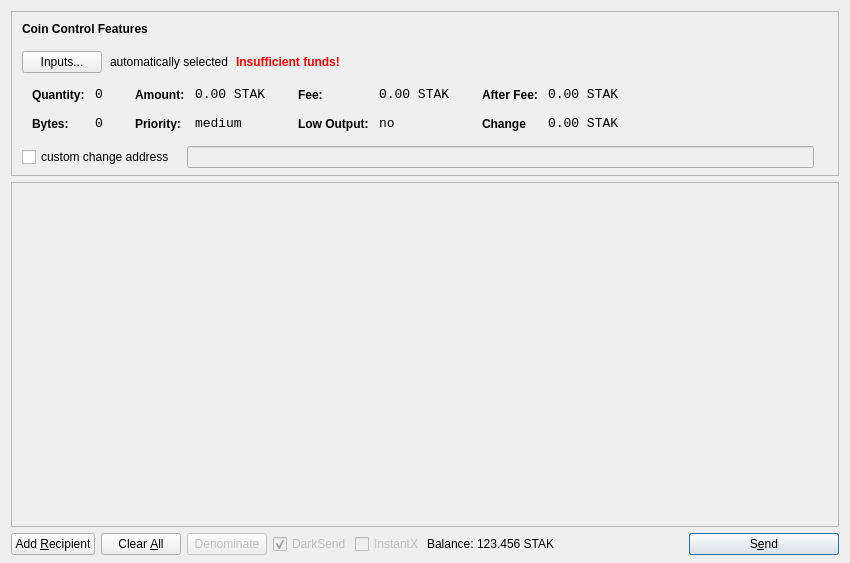
<?xml version="1.0" encoding="UTF-8"?>
<ui version="4.0">
 <class>SendCoinsDialog</class>
 <widget class="QDialog" name="SendCoinsDialog">
  <property name="geometry">
   <rect>
    <x>0</x>
    <y>0</y>
    <width>850</width>
    <height>563</height>
   </rect>
  </property>
  <property name="windowTitle">
   <string>Send Coins</string>
  </property>
  <layout class="QVBoxLayout" name="verticalLayout" stretch="0,1,0">
   <property name="bottomMargin">
    <number>8</number>
   </property>
   <item>
    <widget class="QFrame" name="frameCoinControl">
     <property name="sizePolicy">
      <sizepolicy hsizetype="Expanding" vsizetype="Expanding">
       <horstretch>0</horstretch>
       <verstretch>0</verstretch>
      </sizepolicy>
     </property>
     <property name="maximumSize">
      <size>
       <width>16777215</width>
       <height>16777215</height>
      </size>
     </property>
     <property name="frameShape">
      <enum>QFrame::StyledPanel</enum>
     </property>
     <property name="frameShadow">
      <enum>QFrame::Sunken</enum>
     </property>
     <layout class="QVBoxLayout" name="verticalLayoutCoinControl2">
      <property name="spacing">
       <number>6</number>
      </property>
      <property name="leftMargin">
       <number>0</number>
      </property>
      <property name="topMargin">
       <number>0</number>
      </property>
      <property name="rightMargin">
       <number>0</number>
      </property>
      <property name="bottomMargin">
       <number>6</number>
      </property>
      <item>
       <layout class="QVBoxLayout" name="verticalLayoutCoinControl" stretch="0,0,0,0,1">
        <property name="spacing">
         <number>0</number>
        </property>
        <property name="leftMargin">
         <number>10</number>
        </property>
        <property name="topMargin">
         <number>10</number>
        </property>
        <item>
         <layout class="QHBoxLayout" name="horizontalLayoutCoinControl1">
          <property name="bottomMargin">
           <number>15</number>
          </property>
          <item>
           <widget class="QLabel" name="labelCoinControlFeatures">
            <property name="sizePolicy">
             <sizepolicy hsizetype="Preferred" vsizetype="Maximum">
              <horstretch>0</horstretch>
              <verstretch>0</verstretch>
             </sizepolicy>
            </property>
            <property name="font">
             <font>
              <weight>75</weight>
              <bold>true</bold>
             </font>
            </property>
            <property name="styleSheet">
             <string notr="true">font-weight:bold;</string>
            </property>
            <property name="text">
             <string>Coin Control Features</string>
            </property>
           </widget>
          </item>
         </layout>
        </item>
        <item>
         <layout class="QHBoxLayout" name="horizontalLayoutCoinControl2" stretch="0,0,0,0">
          <property name="spacing">
           <number>8</number>
          </property>
          <property name="bottomMargin">
           <number>10</number>
          </property>
          <item>
           <widget class="QPushButton" name="pushButtonCoinControl">
            <property name="styleSheet">
             <string notr="true"/>
            </property>
            <property name="text">
             <string>Inputs...</string>
            </property>
           </widget>
          </item>
          <item>
           <widget class="QLabel" name="labelCoinControlAutomaticallySelected">
            <property name="text">
             <string>automatically selected</string>
            </property>
            <property name="margin">
             <number>5</number>
            </property>
           </widget>
          </item>
          <item>
           <widget class="QLabel" name="labelCoinControlInsuffFunds">
            <property name="font">
             <font>
              <weight>75</weight>
              <bold>true</bold>
             </font>
            </property>
            <property name="styleSheet">
             <string notr="true">color:red;font-weight:bold;</string>
            </property>
            <property name="text">
             <string>Insufficient funds!</string>
            </property>
            <property name="margin">
             <number>5</number>
            </property>
           </widget>
          </item>
          <item>
           <spacer name="horizontalSpacerCoinControl">
            <property name="orientation">
             <enum>Qt::Horizontal</enum>
            </property>
            <property name="sizeHint" stdset="0">
             <size>
              <width>40</width>
              <height>1</height>
             </size>
            </property>
           </spacer>
          </item>
         </layout>
        </item>
        <item>
         <widget class="QWidget" name="widgetCoinControl" native="true">
          <property name="sizePolicy">
           <sizepolicy hsizetype="Preferred" vsizetype="Preferred">
            <horstretch>0</horstretch>
            <verstretch>0</verstretch>
           </sizepolicy>
          </property>
          <property name="minimumSize">
           <size>
            <width>0</width>
            <height>0</height>
           </size>
          </property>
          <property name="styleSheet">
           <string notr="true"/>
          </property>
          <layout class="QHBoxLayout" name="horizontalLayoutCoinControl5">
           <property name="margin">
            <number>0</number>
           </property>
           <item>
            <layout class="QHBoxLayout" name="horizontalLayoutCoinControl3" stretch="0,0,0,1">
             <property name="spacing">
              <number>20</number>
             </property>
             <property name="topMargin">
              <number>0</number>
             </property>
             <property name="bottomMargin">
              <number>10</number>
             </property>
             <item>
              <layout class="QFormLayout" name="formLayoutCoinControl1">
               <property name="horizontalSpacing">
                <number>10</number>
               </property>
               <property name="verticalSpacing">
                <number>14</number>
               </property>
               <property name="leftMargin">
                <number>10</number>
               </property>
               <property name="topMargin">
                <number>4</number>
               </property>
               <property name="rightMargin">
                <number>6</number>
               </property>
               <item row="0" column="0">
                <widget class="QLabel" name="labelCoinControlQuantityText">
                 <property name="styleSheet">
                  <string notr="true">font-weight:bold;</string>
                 </property>
                 <property name="text">
                  <string>Quantity:</string>
                 </property>
                 <property name="margin">
                  <number>0</number>
                 </property>
                </widget>
               </item>
               <item row="0" column="1">
                <widget class="QLabel" name="labelCoinControlQuantity">
                 <property name="font">
                  <font>
                   <family>Monospace</family>
                   <pointsize>10</pointsize>
                  </font>
                 </property>
                 <property name="cursor">
                  <cursorShape>IBeamCursor</cursorShape>
                 </property>
                 <property name="contextMenuPolicy">
                  <enum>Qt::ActionsContextMenu</enum>
                 </property>
                 <property name="text">
                  <string>0</string>
                 </property>
                 <property name="margin">
                  <number>0</number>
                 </property>
                 <property name="textInteractionFlags">
                  <set>Qt::LinksAccessibleByMouse|Qt::TextSelectableByKeyboard|Qt::TextSelectableByMouse</set>
                 </property>
                </widget>
               </item>
               <item row="1" column="0">
                <widget class="QLabel" name="labelCoinControlBytesText">
                 <property name="styleSheet">
                  <string notr="true">font-weight:bold;</string>
                 </property>
                 <property name="text">
                  <string>Bytes:</string>
                 </property>
                </widget>
               </item>
               <item row="1" column="1">
                <widget class="QLabel" name="labelCoinControlBytes">
                 <property name="font">
                  <font>
                   <family>Monospace</family>
                   <pointsize>10</pointsize>
                  </font>
                 </property>
                 <property name="cursor">
                  <cursorShape>IBeamCursor</cursorShape>
                 </property>
                 <property name="contextMenuPolicy">
                  <enum>Qt::ActionsContextMenu</enum>
                 </property>
                 <property name="text">
                  <string>0</string>
                 </property>
                 <property name="textInteractionFlags">
                  <set>Qt::LinksAccessibleByMouse|Qt::TextSelectableByKeyboard|Qt::TextSelectableByMouse</set>
                 </property>
                </widget>
               </item>
              </layout>
             </item>
             <item>
              <layout class="QFormLayout" name="formLayoutCoinControl2">
               <property name="horizontalSpacing">
                <number>10</number>
               </property>
               <property name="verticalSpacing">
                <number>14</number>
               </property>
               <property name="leftMargin">
                <number>6</number>
               </property>
               <property name="topMargin">
                <number>4</number>
               </property>
               <property name="rightMargin">
                <number>6</number>
               </property>
               <item row="0" column="0">
                <widget class="QLabel" name="labelCoinControlAmountText">
                 <property name="styleSheet">
                  <string notr="true">font-weight:bold;</string>
                 </property>
                 <property name="text">
                  <string>Amount:</string>
                 </property>
                 <property name="margin">
                  <number>0</number>
                 </property>
                </widget>
               </item>
               <item row="0" column="1">
                <widget class="QLabel" name="labelCoinControlAmount">
                 <property name="font">
                  <font>
                   <family>Monospace</family>
                   <pointsize>10</pointsize>
                  </font>
                 </property>
                 <property name="cursor">
                  <cursorShape>IBeamCursor</cursorShape>
                 </property>
                 <property name="contextMenuPolicy">
                  <enum>Qt::ActionsContextMenu</enum>
                 </property>
                 <property name="text">
                  <string>0.00 STAK</string>
                 </property>
                 <property name="textInteractionFlags">
                  <set>Qt::LinksAccessibleByMouse|Qt::TextSelectableByKeyboard|Qt::TextSelectableByMouse</set>
                 </property>
                </widget>
               </item>
               <item row="1" column="0">
                <widget class="QLabel" name="labelCoinControlPriorityText">
                 <property name="styleSheet">
                  <string notr="true">font-weight:bold;</string>
                 </property>
                 <property name="text">
                  <string>Priority:</string>
                 </property>
                </widget>
               </item>
               <item row="1" column="1">
                <widget class="QLabel" name="labelCoinControlPriority">
                 <property name="font">
                  <font>
                   <family>Monospace</family>
                   <pointsize>10</pointsize>
                  </font>
                 </property>
                 <property name="cursor">
                  <cursorShape>IBeamCursor</cursorShape>
                 </property>
                 <property name="contextMenuPolicy">
                  <enum>Qt::ActionsContextMenu</enum>
                 </property>
                 <property name="text">
                  <string>medium</string>
                 </property>
                 <property name="textInteractionFlags">
                  <set>Qt::LinksAccessibleByMouse|Qt::TextSelectableByKeyboard|Qt::TextSelectableByMouse</set>
                 </property>
                </widget>
               </item>
              </layout>
             </item>
             <item>
              <layout class="QFormLayout" name="formLayoutCoinControl3">
               <property name="horizontalSpacing">
                <number>10</number>
               </property>
               <property name="verticalSpacing">
                <number>14</number>
               </property>
               <property name="leftMargin">
                <number>6</number>
               </property>
               <property name="topMargin">
                <number>4</number>
               </property>
               <property name="rightMargin">
                <number>6</number>
               </property>
               <item row="0" column="0">
                <widget class="QLabel" name="labelCoinControlFeeText">
                 <property name="styleSheet">
                  <string notr="true">font-weight:bold;</string>
                 </property>
                 <property name="text">
                  <string>Fee:</string>
                 </property>
                 <property name="margin">
                  <number>0</number>
                 </property>
                </widget>
               </item>
               <item row="0" column="1">
                <widget class="QLabel" name="labelCoinControlFee">
                 <property name="font">
                  <font>
                   <family>Monospace</family>
                   <pointsize>10</pointsize>
                  </font>
                 </property>
                 <property name="cursor">
                  <cursorShape>IBeamCursor</cursorShape>
                 </property>
                 <property name="contextMenuPolicy">
                  <enum>Qt::ActionsContextMenu</enum>
                 </property>
                 <property name="text">
                  <string>0.00 STAK</string>
                 </property>
                 <property name="textInteractionFlags">
                  <set>Qt::LinksAccessibleByMouse|Qt::TextSelectableByKeyboard|Qt::TextSelectableByMouse</set>
                 </property>
                </widget>
               </item>
               <item row="1" column="0">
                <widget class="QLabel" name="labelCoinControlLowOutputText">
                 <property name="styleSheet">
                  <string notr="true">font-weight:bold;</string>
                 </property>
                 <property name="text">
                  <string>Low Output:</string>
                 </property>
                </widget>
               </item>
               <item row="1" column="1">
                <widget class="QLabel" name="labelCoinControlLowOutput">
                 <property name="font">
                  <font>
                   <family>Monospace</family>
                   <pointsize>10</pointsize>
                  </font>
                 </property>
                 <property name="cursor">
                  <cursorShape>IBeamCursor</cursorShape>
                 </property>
                 <property name="contextMenuPolicy">
                  <enum>Qt::ActionsContextMenu</enum>
                 </property>
                 <property name="text">
                  <string>no</string>
                 </property>
                 <property name="textInteractionFlags">
                  <set>Qt::LinksAccessibleByMouse|Qt::TextSelectableByKeyboard|Qt::TextSelectableByMouse</set>
                 </property>
                </widget>
               </item>
              </layout>
             </item>
             <item>
              <layout class="QFormLayout" name="formLayoutCoinControl4">
               <property name="horizontalSpacing">
                <number>10</number>
               </property>
               <property name="verticalSpacing">
                <number>14</number>
               </property>
               <property name="leftMargin">
                <number>6</number>
               </property>
               <property name="topMargin">
                <number>4</number>
               </property>
               <property name="rightMargin">
                <number>6</number>
               </property>
               <item row="0" column="0">
                <widget class="QLabel" name="labelCoinControlAfterFeeText">
                 <property name="styleSheet">
                  <string notr="true">font-weight:bold;</string>
                 </property>
                 <property name="text">
                  <string>After Fee:</string>
                 </property>
                 <property name="margin">
                  <number>0</number>
                 </property>
                </widget>
               </item>
               <item row="0" column="1">
                <widget class="QLabel" name="labelCoinControlAfterFee">
                 <property name="font">
                  <font>
                   <family>Monospace</family>
                   <pointsize>10</pointsize>
                  </font>
                 </property>
                 <property name="cursor">
                  <cursorShape>IBeamCursor</cursorShape>
                 </property>
                 <property name="contextMenuPolicy">
                  <enum>Qt::ActionsContextMenu</enum>
                 </property>
                 <property name="text">
                  <string>0.00 STAK</string>
                 </property>
                 <property name="textInteractionFlags">
                  <set>Qt::LinksAccessibleByMouse|Qt::TextSelectableByKeyboard|Qt::TextSelectableByMouse</set>
                 </property>
                </widget>
               </item>
               <item row="1" column="0">
                <widget class="QLabel" name="labelCoinControlChangeText">
                 <property name="styleSheet">
                  <string notr="true">font-weight:bold;</string>
                 </property>
                 <property name="text">
                  <string>Change</string>
                 </property>
                </widget>
               </item>
               <item row="1" column="1">
                <widget class="QLabel" name="labelCoinControlChange">
                 <property name="font">
                  <font>
                   <family>Monospace</family>
                   <pointsize>10</pointsize>
                  </font>
                 </property>
                 <property name="cursor">
                  <cursorShape>IBeamCursor</cursorShape>
                 </property>
                 <property name="contextMenuPolicy">
                  <enum>Qt::ActionsContextMenu</enum>
                 </property>
                 <property name="text">
                  <string>0.00 STAK</string>
                 </property>
                 <property name="textInteractionFlags">
                  <set>Qt::LinksAccessibleByMouse|Qt::TextSelectableByKeyboard|Qt::TextSelectableByMouse</set>
                 </property>
                </widget>
               </item>
              </layout>
             </item>
            </layout>
           </item>
          </layout>
         </widget>
        </item>
        <item>
         <layout class="QHBoxLayout" name="horizontalLayoutCoinControl4" stretch="0,0,0">
          <property name="spacing">
           <number>12</number>
          </property>
          <property name="sizeConstraint">
           <enum>QLayout::SetDefaultConstraint</enum>
          </property>
          <property name="topMargin">
           <number>5</number>
          </property>
          <property name="rightMargin">
           <number>5</number>
          </property>
          <item>
           <widget class="QCheckBox" name="checkBoxCoinControlChange">
            <property name="text">
             <string>custom change address</string>
            </property>
           </widget>
          </item>
          <item>
           <widget class="QLineEdit" name="lineEditCoinControlChange">
            <property name="enabled">
             <bool>false</bool>
            </property>
            <property name="sizePolicy">
             <sizepolicy hsizetype="Expanding" vsizetype="Fixed">
              <horstretch>0</horstretch>
              <verstretch>0</verstretch>
             </sizepolicy>
            </property>
           </widget>
          </item>
          <item>
           <widget class="QLabel" name="labelCoinControlChangeLabel">
            <property name="sizePolicy">
             <sizepolicy hsizetype="Preferred" vsizetype="Expanding">
              <horstretch>0</horstretch>
              <verstretch>0</verstretch>
             </sizepolicy>
            </property>
            <property name="minimumSize">
             <size>
              <width>0</width>
              <height>0</height>
             </size>
            </property>
            <property name="text">
             <string/>
            </property>
            <property name="margin">
             <number>3</number>
            </property>
           </widget>
          </item>
         </layout>
        </item>
        <item>
         <spacer name="verticalSpacerCoinControl">
          <property name="orientation">
           <enum>Qt::Vertical</enum>
          </property>
          <property name="sizeHint" stdset="0">
           <size>
            <width>800</width>
            <height>1</height>
           </size>
          </property>
         </spacer>
        </item>
       </layout>
      </item>
     </layout>
    </widget>
   </item>
   <item>
    <widget class="QScrollArea" name="scrollArea">
     <property name="widgetResizable">
      <bool>true</bool>
     </property>
     <widget class="QWidget" name="scrollAreaWidgetContents">
      <property name="geometry">
       <rect>
        <x>0</x>
        <y>0</y>
        <width>830</width>
        <height>335</height>
       </rect>
      </property>
      <layout class="QVBoxLayout" name="verticalLayout_2">
       <property name="margin">
        <number>0</number>
       </property>
       <item>
        <layout class="QVBoxLayout" name="entries">
         <property name="spacing">
          <number>6</number>
         </property>
        </layout>
       </item>
       <item>
        <spacer name="verticalSpacer">
         <property name="orientation">
          <enum>Qt::Vertical</enum>
         </property>
         <property name="sizeHint" stdset="0">
          <size>
           <width>20</width>
           <height>40</height>
          </size>
         </property>
        </spacer>
       </item>
      </layout>
     </widget>
    </widget>
   </item>
   <item>
    <layout class="QHBoxLayout" name="horizontalLayout">
     <item>
      <widget class="QPushButton" name="addButton">
       <property name="toolTip">
        <string>Send to multiple recipients at once</string>
       </property>
       <property name="text">
        <string>Add &amp;Recipient</string>
       </property>
       <property name="icon">
        <iconset resource="../bitcoin.qrc">
         <normaloff>:/icons/add</normaloff>:/icons/add</iconset>
       </property>
       <property name="autoDefault">
        <bool>false</bool>
       </property>
      </widget>
     </item>
     <item>
      <widget class="QPushButton" name="clearButton">
       <property name="sizePolicy">
        <sizepolicy hsizetype="Minimum" vsizetype="Fixed">
         <horstretch>0</horstretch>
         <verstretch>0</verstretch>
        </sizepolicy>
       </property>
       <property name="toolTip">
        <string>Remove all transaction fields</string>
       </property>
       <property name="text">
        <string>Clear &amp;All</string>
       </property>
       <property name="icon">
        <iconset resource="../bitcoin.qrc">
         <normaloff>:/icons/remove</normaloff>:/icons/remove</iconset>
       </property>
       <property name="autoRepeatDelay">
        <number>300</number>
       </property>
       <property name="autoDefault">
        <bool>false</bool>
       </property>
      </widget>
     </item>
     <item>
      <widget class="QPushButton" name="denominateButton">
       <property name="enabled">
        <bool>false</bool>
       </property>
       <property name="sizePolicy">
        <sizepolicy hsizetype="Minimum" vsizetype="Fixed">
         <horstretch>0</horstretch>
         <verstretch>0</verstretch>
        </sizepolicy>
       </property>
       <property name="toolTip">
        <string>Create inputs compatible with DarkSend</string>
       </property>
       <property name="text">
        <string>Denominate</string>
       </property>
       <property name="icon">
        <iconset resource="../bitcoin.qrc">
         <normaloff>:/icons/denominate</normaloff>:/icons/denominate</iconset>
       </property>
       <property name="autoRepeatDelay">
        <number>300</number>
       </property>
       <property name="autoDefault">
        <bool>false</bool>
       </property>
      </widget>
     </item>
     <item>
      <layout class="QHBoxLayout" name="horizontalLayout_2">
       <property name="spacing">
        <number>3</number>
       </property>
       <item>
        <widget class="QCheckBox" name="checkUseDarksend">
         <property name="enabled">
          <bool>false</bool>
         </property>
         <property name="text">
          <string>DarkSend</string>
         </property>
         <property name="checked">
          <bool>true</bool>
         </property>
        </widget>
       </item>
       <item>
        <widget class="QCheckBox" name="checkInstantX">
         <property name="enabled">
          <bool>false</bool>
         </property>
         <property name="text">
          <string>InstantX</string>
         </property>
        </widget>
       </item>
       <item>
        <widget class="QLabel" name="label">
         <property name="sizePolicy">
          <sizepolicy hsizetype="Preferred" vsizetype="Fixed">
           <horstretch>0</horstretch>
           <verstretch>0</verstretch>
          </sizepolicy>
         </property>
         <property name="text">
          <string>Balance:</string>
         </property>
        </widget>
       </item>
       <item>
        <widget class="QLabel" name="labelBalance">
         <property name="sizePolicy">
          <sizepolicy hsizetype="Preferred" vsizetype="Fixed">
           <horstretch>0</horstretch>
           <verstretch>0</verstretch>
          </sizepolicy>
         </property>
         <property name="cursor">
          <cursorShape>IBeamCursor</cursorShape>
         </property>
         <property name="text">
          <string>123.456 STAK</string>
         </property>
         <property name="textInteractionFlags">
          <set>Qt::LinksAccessibleByMouse|Qt::TextSelectableByKeyboard|Qt::TextSelectableByMouse</set>
         </property>
        </widget>
       </item>
      </layout>
     </item>
     <item>
      <spacer name="horizontalSpacer">
       <property name="orientation">
        <enum>Qt::Horizontal</enum>
       </property>
       <property name="sizeHint" stdset="0">
        <size>
         <width>40</width>
         <height>20</height>
        </size>
       </property>
      </spacer>
     </item>
     <item>
      <widget class="QPushButton" name="sendButton">
       <property name="minimumSize">
        <size>
         <width>150</width>
         <height>0</height>
        </size>
       </property>
       <property name="toolTip">
        <string>Confirm the send action</string>
       </property>
       <property name="text">
        <string>S&amp;end</string>
       </property>
       <property name="icon">
        <iconset resource="../bitcoin.qrc">
         <normaloff>:/icons/send</normaloff>:/icons/send</iconset>
       </property>
       <property name="default">
        <bool>true</bool>
       </property>
      </widget>
     </item>
    </layout>
   </item>
  </layout>
 </widget>
 <resources>
  <include location="../bitcoin.qrc"/>
 </resources>
 <connections/>
</ui>
